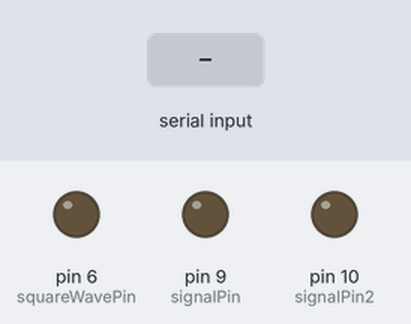
A sketch run on a simulated Arduino Uno, built with avr-gcc and run on an emulated ATmega328P. Parts: output pins drawn as LEDs (lit = HIGH). Inputs (shaded band) come from the test bench.

Above: at 1.2 s.
1.3 s: "F" received over Serial
At 1.74 s:
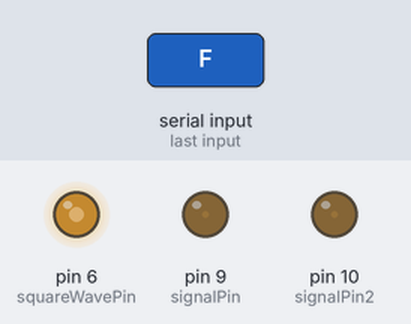
4.3 s: "P" received over Serial
At 5.1 s:
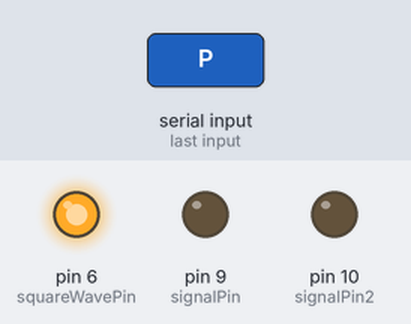
5.8 s: "F" received over Serial
At 6.54 s:
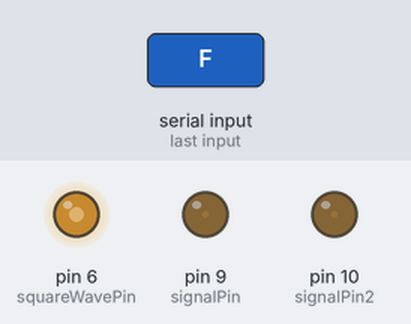
Timing chart, 0 to 14.8 s (numbered marks = the images above; inputs shaded):
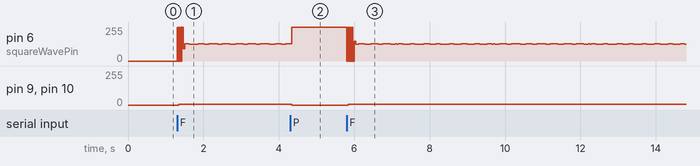

The sketch:

Control_de_luces.ino
```cpp
const int signalPin = 9;  // Replace with the actual pin connected to your load (vision light, for example)
const int signalPin2 = 10;
const int squareWavePin = 6;  // Replace with the actual pin for the square wave
const int triggerPin = 11;    // Define pin 11 for special trigger

bool cyclesEnabled = false;
unsigned long previousMillis = 0;
unsigned long interval = 1;  // Adjust the interval for PIN 9 as needed

bool triggerActive = false;
unsigned long triggerMillis = 0;
unsigned long triggerDuration = 500;

void setup() {
  pinMode(signalPin, OUTPUT);
  pinMode(squareWavePin, OUTPUT);
  pinMode(signalPin2, OUTPUT);
  pinMode(triggerPin, OUTPUT);  // Set pin 11 as an output
  Serial.begin(9600);
}

void loop() {
  if (Serial.available() > 0) {
    char receivedChar = Serial.read();

    if (receivedChar == 'F') {
      startCycles();
    } else if (receivedChar == 'P') {
      stopCycles();
    } else if (receivedChar == 'G') {
      activateTrigger();
    }
  }

  if (cyclesEnabled) {
    squareWaveGenerator();
    if (millis() - previousMillis >= interval) {
      previousMillis = millis();
      digitalWrite(signalPin, HIGH);
      digitalWrite(signalPin2, HIGH);
    } else {
      digitalWrite(signalPin, LOW);
      digitalWrite(signalPin2, LOW);
    }
  }

  if (triggerActive && millis() - triggerMillis >= triggerDuration) {
    digitalWrite(triggerPin, LOW);
    triggerActive = false;  // Reset trigger state
  }
}

void startCycles() {
  cyclesEnabled = true;
}

void stopCycles() {
  cyclesEnabled = false;
  digitalWrite(signalPin, LOW);  // Ensure the load is off when cycles are stopped
  digitalWrite(signalPin2, LOW);
}

void squareWaveGenerator() {
  static unsigned long squareWaveMillis = 0;
  static int state = LOW;

  if (millis() - squareWaveMillis >= 10) {
    squareWaveMillis = millis();  // Save the last time the square wave state was updated
    state = !state;
    digitalWrite(squareWavePin, state);
  }
}

void activateTrigger() {
  if (!triggerActive) {  // Ensure we only activate if not already active
    digitalWrite(triggerPin, HIGH);
    triggerMillis = millis();
    triggerActive = true;
  }
}
```

Measured:
- after the input at 4.3 s, pin 9 (signalPin), pin 10 (signalPin2): 7/255 → 0/255 at once
- after the input at 5.8 s, pin 9 (signalPin), pin 10 (signalPin2): 0/255 → 7/255 at once
